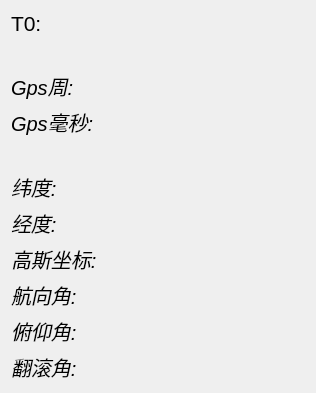
<?xml version="1.0" encoding="UTF-8"?>
<ui version="4.0">
 <class>RightFunction</class>
 <widget class="QWidget" name="RightFunction">
  <property name="geometry">
   <rect>
    <x>0</x>
    <y>0</y>
    <width>312</width>
    <height>390</height>
   </rect>
  </property>
  <property name="windowTitle">
   <string>Form</string>
  </property>
  <layout class="QVBoxLayout" name="verticalLayout">
   <item>
    <layout class="QHBoxLayout" name="horizontalLayout_10">
     <item>
      <widget class="QLabel" name="label_T0_1">
       <property name="minimumSize">
        <size>
         <width>70</width>
         <height>0</height>
        </size>
       </property>
       <property name="maximumSize">
        <size>
         <width>120</width>
         <height>16777215</height>
        </size>
       </property>
       <property name="font">
        <font>
         <pointsize>16</pointsize>
        </font>
       </property>
       <property name="text">
        <string>T0:</string>
       </property>
      </widget>
     </item>
     <item>
      <widget class="QLabel" name="label_T0_2">
       <property name="minimumSize">
        <size>
         <width>200</width>
         <height>0</height>
        </size>
       </property>
       <property name="font">
        <font>
         <pointsize>16</pointsize>
        </font>
       </property>
       <property name="text">
        <string/>
       </property>
      </widget>
     </item>
    </layout>
   </item>
   <item>
    <layout class="QHBoxLayout" name="horizontalLayout_11">
     <item>
      <widget class="QLabel" name="label_cmd_t0">
       <property name="font">
        <font>
         <pointsize>15</pointsize>
        </font>
       </property>
       <property name="text">
        <string/>
       </property>
      </widget>
     </item>
    </layout>
   </item>
   <item>
    <layout class="QHBoxLayout" name="horizontalLayout">
     <item>
      <widget class="QLabel" name="label_gpsweek1">
       <property name="maximumSize">
        <size>
         <width>120</width>
         <height>16777215</height>
        </size>
       </property>
       <property name="font">
        <font>
         <pointsize>15</pointsize>
         <italic>true</italic>
        </font>
       </property>
       <property name="text">
        <string>Gps周: </string>
       </property>
      </widget>
     </item>
     <item>
      <widget class="QLabel" name="label_gpsweek2">
       <property name="minimumSize">
        <size>
         <width>200</width>
         <height>0</height>
        </size>
       </property>
       <property name="font">
        <font>
         <pointsize>15</pointsize>
         <weight>75</weight>
         <italic>true</italic>
         <bold>true</bold>
        </font>
       </property>
       <property name="frameShadow">
        <enum>QFrame::Plain</enum>
       </property>
       <property name="text">
        <string/>
       </property>
      </widget>
     </item>
    </layout>
   </item>
   <item>
    <layout class="QHBoxLayout" name="horizontalLayout_2">
     <item>
      <widget class="QLabel" name="label_gpsms1">
       <property name="maximumSize">
        <size>
         <width>120</width>
         <height>16777215</height>
        </size>
       </property>
       <property name="font">
        <font>
         <pointsize>15</pointsize>
         <italic>true</italic>
        </font>
       </property>
       <property name="text">
        <string>Gps毫秒: </string>
       </property>
      </widget>
     </item>
     <item>
      <widget class="QLabel" name="label_gpsms2">
       <property name="minimumSize">
        <size>
         <width>200</width>
         <height>0</height>
        </size>
       </property>
       <property name="font">
        <font>
         <pointsize>15</pointsize>
         <weight>75</weight>
         <italic>true</italic>
         <bold>true</bold>
        </font>
       </property>
       <property name="frameShadow">
        <enum>QFrame::Plain</enum>
       </property>
       <property name="text">
        <string/>
       </property>
      </widget>
     </item>
    </layout>
   </item>
   <item>
    <layout class="QHBoxLayout" name="horizontalLayout_9">
     <item>
      <widget class="QLabel" name="label_time">
       <property name="font">
        <font>
         <pointsize>15</pointsize>
        </font>
       </property>
       <property name="text">
        <string/>
       </property>
      </widget>
     </item>
    </layout>
   </item>
   <item>
    <layout class="QHBoxLayout" name="horizontalLayout_3">
     <item>
      <widget class="QLabel" name="label_lati">
       <property name="maximumSize">
        <size>
         <width>120</width>
         <height>16777215</height>
        </size>
       </property>
       <property name="font">
        <font>
         <pointsize>15</pointsize>
         <italic>true</italic>
        </font>
       </property>
       <property name="text">
        <string>纬度:</string>
       </property>
      </widget>
     </item>
     <item>
      <widget class="QLabel" name="label_latitude">
       <property name="minimumSize">
        <size>
         <width>200</width>
         <height>0</height>
        </size>
       </property>
       <property name="font">
        <font>
         <pointsize>15</pointsize>
         <weight>75</weight>
         <italic>true</italic>
         <bold>true</bold>
        </font>
       </property>
       <property name="frameShadow">
        <enum>QFrame::Plain</enum>
       </property>
       <property name="text">
        <string/>
       </property>
      </widget>
     </item>
    </layout>
   </item>
   <item>
    <layout class="QHBoxLayout" name="horizontalLayout_4">
     <item>
      <widget class="QLabel" name="label_longti">
       <property name="maximumSize">
        <size>
         <width>120</width>
         <height>16777215</height>
        </size>
       </property>
       <property name="font">
        <font>
         <pointsize>15</pointsize>
         <italic>true</italic>
        </font>
       </property>
       <property name="text">
        <string>经度:</string>
       </property>
      </widget>
     </item>
     <item>
      <widget class="QLabel" name="label_longtitude">
       <property name="minimumSize">
        <size>
         <width>200</width>
         <height>0</height>
        </size>
       </property>
       <property name="font">
        <font>
         <pointsize>15</pointsize>
         <weight>75</weight>
         <italic>true</italic>
         <bold>true</bold>
        </font>
       </property>
       <property name="frameShadow">
        <enum>QFrame::Plain</enum>
       </property>
       <property name="text">
        <string/>
       </property>
      </widget>
     </item>
    </layout>
   </item>
   <item>
    <layout class="QHBoxLayout" name="horizontalLayout_5">
     <item>
      <widget class="QLabel" name="label_gauss1">
       <property name="maximumSize">
        <size>
         <width>120</width>
         <height>16777215</height>
        </size>
       </property>
       <property name="font">
        <font>
         <pointsize>15</pointsize>
         <italic>true</italic>
        </font>
       </property>
       <property name="text">
        <string>高斯坐标:</string>
       </property>
      </widget>
     </item>
     <item>
      <widget class="QLabel" name="label_gauss2">
       <property name="minimumSize">
        <size>
         <width>200</width>
         <height>0</height>
        </size>
       </property>
       <property name="font">
        <font>
         <pointsize>15</pointsize>
         <weight>75</weight>
         <italic>true</italic>
         <bold>true</bold>
        </font>
       </property>
       <property name="frameShadow">
        <enum>QFrame::Plain</enum>
       </property>
       <property name="text">
        <string/>
       </property>
      </widget>
     </item>
    </layout>
   </item>
   <item>
    <layout class="QHBoxLayout" name="horizontalLayout_6">
     <item>
      <widget class="QLabel" name="label_azimuth1">
       <property name="maximumSize">
        <size>
         <width>120</width>
         <height>16777215</height>
        </size>
       </property>
       <property name="font">
        <font>
         <pointsize>15</pointsize>
         <italic>true</italic>
        </font>
       </property>
       <property name="text">
        <string>航向角:</string>
       </property>
      </widget>
     </item>
     <item>
      <widget class="QLabel" name="label_azimuth2">
       <property name="minimumSize">
        <size>
         <width>200</width>
         <height>0</height>
        </size>
       </property>
       <property name="font">
        <font>
         <pointsize>15</pointsize>
         <weight>75</weight>
         <italic>true</italic>
         <bold>true</bold>
        </font>
       </property>
       <property name="frameShadow">
        <enum>QFrame::Plain</enum>
       </property>
       <property name="text">
        <string/>
       </property>
      </widget>
     </item>
    </layout>
   </item>
   <item>
    <layout class="QHBoxLayout" name="horizontalLayout_7">
     <item>
      <widget class="QLabel" name="label_pitch1">
       <property name="maximumSize">
        <size>
         <width>120</width>
         <height>16777215</height>
        </size>
       </property>
       <property name="font">
        <font>
         <pointsize>15</pointsize>
         <italic>true</italic>
        </font>
       </property>
       <property name="text">
        <string>俯仰角:</string>
       </property>
      </widget>
     </item>
     <item>
      <widget class="QLabel" name="label_pitch2">
       <property name="minimumSize">
        <size>
         <width>200</width>
         <height>0</height>
        </size>
       </property>
       <property name="font">
        <font>
         <pointsize>15</pointsize>
         <weight>75</weight>
         <italic>true</italic>
         <bold>true</bold>
        </font>
       </property>
       <property name="frameShadow">
        <enum>QFrame::Plain</enum>
       </property>
       <property name="text">
        <string/>
       </property>
      </widget>
     </item>
    </layout>
   </item>
   <item>
    <layout class="QHBoxLayout" name="horizontalLayout_8">
     <item>
      <widget class="QLabel" name="label_roll1">
       <property name="maximumSize">
        <size>
         <width>120</width>
         <height>16777215</height>
        </size>
       </property>
       <property name="font">
        <font>
         <pointsize>15</pointsize>
         <italic>true</italic>
        </font>
       </property>
       <property name="text">
        <string>翻滚角:</string>
       </property>
      </widget>
     </item>
     <item>
      <widget class="QLabel" name="label_roll2">
       <property name="minimumSize">
        <size>
         <width>200</width>
         <height>0</height>
        </size>
       </property>
       <property name="font">
        <font>
         <pointsize>15</pointsize>
         <weight>75</weight>
         <italic>true</italic>
         <bold>true</bold>
        </font>
       </property>
       <property name="frameShadow">
        <enum>QFrame::Plain</enum>
       </property>
       <property name="text">
        <string/>
       </property>
      </widget>
     </item>
    </layout>
   </item>
  </layout>
 </widget>
 <resources/>
 <connections/>
</ui>
